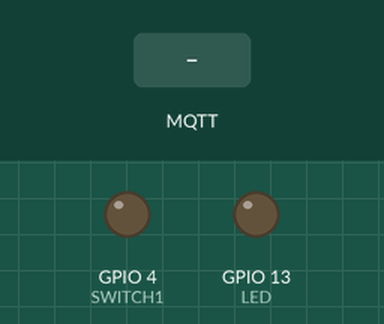
A sketch run on a simulated ESP8266 (NodeMCU). On the bench: output pins drawn as LEDs (lit = HIGH). The test bench sets the inputs (shaded band). WiFi joins after 1.5 s; servers stay silent unless stated; random numbers use the default seed unless the sketch sets one; no MQTT or app messages arrive unless stated; what the sketch prints to the serial monitor is not drawn.

Above: at 2.7 s.
2.8 s: MQTT message "ON" arrives on the first subscribed topic
At 3.8 s:
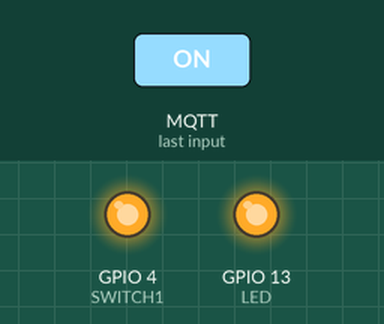
4.3 s: MQTT message "OFF" arrives on the first subscribed topic
At 4.9 s:
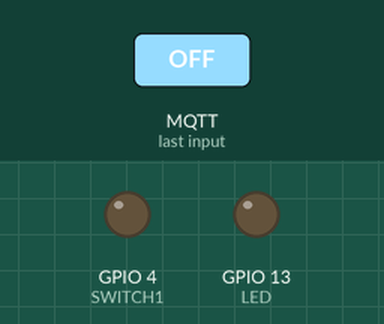
Timing chart, 0 to 7.3 s (numbered marks = the images above; inputs shaded):
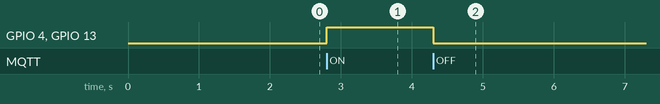

Measured:
- after the input at 2.8 s, GPIO 4 (SWITCH1), GPIO 13 (LED): LOW → HIGH at once
- after the input at 4.3 s, GPIO 4 (SWITCH1), GPIO 13 (LED): HIGH → LOW at once

The sketch:

MQTT_one_relay_one_sensor.ino
```cpp
// mqqt command to publish for LED on/off
// mosquitto_pub -h 192.168.1.7 -t "garden/switch1/control" -m "ON"
// mosquitto_pub -h 192.168.1.7 -t "garden/switch2/control" -m "OFF"

#include <ESP8266WiFi.h>
#include <PubSubClient.h>

const char* ssid = "Keh Si Haw";
const char* password = "1Qaz2Wsx";
const char* mqtt_server = "192.168.1.165";

const int stateMessageEverySec1 = 5;
const int stateMessageEverySec2 = 10;
#define SWITCH1 4
const char* switch1ControlTopic = "garden/switch1/control";
const char* switch1StateTopic = "garden/switch1/state";

#define LED 13
/*
#define SWITCH2 16
const char* switch2ControlTopic = "esp8285/switch2/control";
const char* switch2StateTopic = "esp8285/switch2/state";
*/
#define sensor_pin A0  // ESP8266 Analog Pin ADC0 = A0

WiFiClient espClient;
PubSubClient client(espClient);

void setupWiFi() {
  delay(10);
  Serial.println(); Serial.print("Connecting to "); Serial.println(ssid);

  WiFi.begin(ssid, password);

  while (WiFi.status() != WL_CONNECTED) {
    delay(500); Serial.print(".");
  }

  randomSeed(micros());

  Serial.println("");
  Serial.println("WiFi connected");
  Serial.println("IP address: ");
  Serial.println(WiFi.localIP());
}

void reconnectMQTT() {
  // Loop until we're reconnected
  while (!client.connected()) {
    Serial.print("Attempting MQTT connection...");
    // Create a random client ID
    String clientId = "ESP8266Client-";
    clientId += String(random(0xffff), HEX);
    // Attempt to connect
    if (client.connect(clientId.c_str())) {
      Serial.println("connected");
      // Once connected, publish an announcement...
      client.publish("garden/testOut", "hello world");
      // ... and resubscribe
      client.subscribe(switch1ControlTopic);
     // client.subscribe(switch2ControlTopic);
    } else {
      Serial.print("failed, rc=");
      Serial.print(client.state());
      Serial.println(" try again in 5 seconds");
      // Wait 5 seconds before retrying
      delay(5000);
    }
  }
}

void publishRelayState(const char* relayTopic, int relayCode) {
  char* message;

  if (digitalRead(relayCode) == LOW) {
    message = "OFF";
  } else {
    message = "ON";
  }

  client.publish(relayTopic, message);
}

void processRelayCallback(const char* controlTopic, const char* stateTopic, int relayCode, char* topic, char* command) {
    if (strcmp(controlTopic, topic) == 0) {
     if (strcmp(command, "ON") == 0) {
        Serial.println("ON");
        digitalWrite(relayCode, HIGH);
        digitalWrite(relayCode+9, HIGH);
        publishRelayState(stateTopic, relayCode);
     } else if (strcmp(command, "OFF") == 0) {
        Serial.println("OFF");
        digitalWrite(relayCode, LOW);
        digitalWrite(relayCode+9, LOW);
        publishRelayState(stateTopic, relayCode);
     } else {
         Serial.println("Unknown command");
     }
  }
}

void callback(char* topic, byte* payload, unsigned int length) {
  Serial.print("Message arrived [");
  Serial.print(topic);
  Serial.print("] ");
  payload[length] = '\0';
  char *cstring = (char *) payload;
  Serial.print(cstring);
  Serial.println();

  processRelayCallback(switch1ControlTopic, switch1StateTopic, SWITCH1, topic, cstring);
  //processRelayCallback(switch2ControlTopic, switch2StateTopic, SWITCH2, topic, cstring);
}

void setup() {
  pinMode(SWITCH1, OUTPUT);
  pinMode(LED, OUTPUT);

  Serial.begin(9600);

  setupWiFi();
  client.setServer(mqtt_server, 1883);
  client.setCallback(callback);

  digitalWrite(SWITCH1, LOW);
 // digitalWrite(SWITCH2, LOW);
}

unsigned long lastMsg = 0;
unsigned long lastMsg1 = 0;
void loop() {

  if (!client.connected()) {
    reconnectMQTT();
  }
  client.loop();

  unsigned long now = millis();
  if (now - lastMsg > stateMessageEverySec1 * 1000) { // So this will be publishing every second
    lastMsg = now;
    publishRelayState(switch1StateTopic, SWITCH1);
   // publishRelayState(switch2StateTopic, SWITCH2);
  }
  if (now - lastMsg1 > stateMessageEverySec2 * 1000) { // So this will be publishing every 30 second
    lastMsg1 = now;

     int p;
      p = ( (analogRead(sensor_pin)/1023.00) * 100.00 ) ;
     char moistureTemp[10];
     sprintf(moistureTemp,"%i",p);
   // dtostrf(p, 6, 2, moistureTemp);
      Serial.print  ("Soil moisture in %:");
      Serial.println (p);
      client.publish("garden/soil_moisture", moistureTemp);
   // publishRelayState(switch2StateTopic, SWITCH2);
  }
}
```
